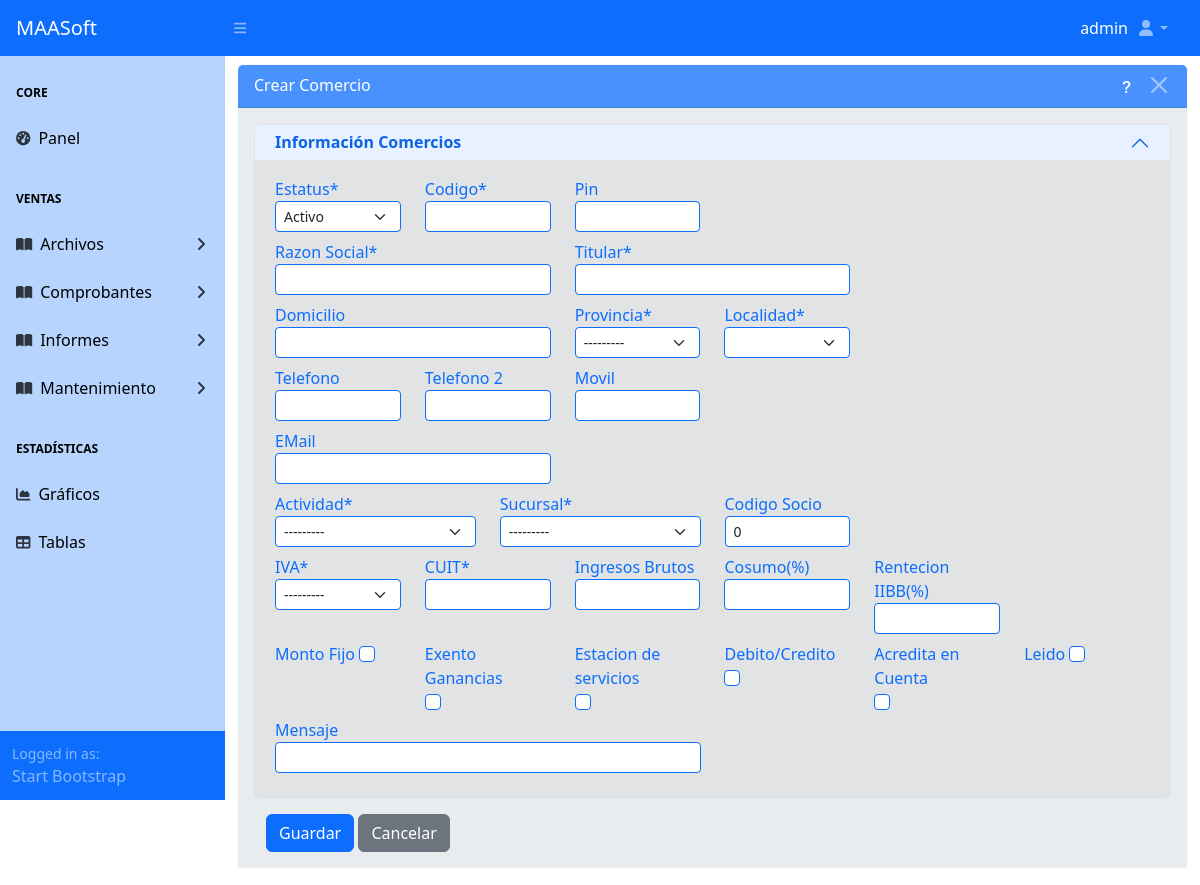
The page /maestros/comercio/nueva/ (signed in) on the database its author committed.
### apps/usuarios/models.py (models this page shows)
class User(AbstractUser):
  email = models.EmailField("Correo electrónico")
  email_alt = models.EmailField("Correo alternativo", max_length=50,
                               null=True, blank=True)
  telefono = models.CharField("Teléfono", max_length=9,
                             null=True, blank=True)
  iniciales = models.CharField("Iniciales", max_length=3,
                             null=True, blank=True)
  jerarquia = models.CharField("Jerarquía", max_length=1,
                             null=True, blank=True)
  vendedor = models.BooleanField(default=False, null=True, blank=True)

### apps/maestros/models/base_models.py (models this page shows)
class Actividad(ModeloBaseGenerico):
    id_actividad = models.AutoField(primary_key=True)
    estatus_actividad = models.BooleanField("Estatus", db_column="estatus",
                                            default=True, choices=ESTATUS_GEN)
    nombre_actividad = models.CharField('Nombre', db_column="nombre", max_length=30, blank=True)
    interes_actividad = models.DecimalField('Interes(%)', db_column="interes",
                                            max_digits=5, decimal_places=2,
                                            validators=[MinValueValidator(0),
											            MaxValueValidator(100.00)])
    codigo_afip = models.IntegerField('Codigo de AFIP', db_column="afip", blank=True)
    def __str__(self):
        return self.nombre_actividad
    class Meta:
        db_table = 'actividad'
        verbose_name = ('Actividad')
        verbose_name_plural = ('Actividades')
        ordering = ['nombre_actividad']

### apps/maestros/views/comercio_views.py (the view)
# urls.py: path('comercio/nueva/', ComercioCreateView.as_view(), name='comercio_create'),
class ComercioCreateView(MaestroCreateView):
	model = ConfigViews.model
	list_view_name = ConfigViews.list_view_name
	form_class = ConfigViews.form_class
	template_name = ConfigViews.template_form
	success_url = ConfigViews.success_url
	permission_required = ConfigViews.permission_add
	extra_context = {
		"accion": f"Crear {ConfigViews.model._meta.verbose_name}",
		"list_view_name" : ConfigViews.list_view_name
	}

### apps/maestros/models/base_models.py (called while the page is built)
    def __str__(self):
        return self.nombre_iva

    def __str__(self):
        return self.nombre_sucursal

	def __str__(self):
		return self.nombre_provincia

### apps/maestros/views/cruds_views_generics.py (called while the page is built)
def obtener_requerimientos_modelo(modelo):
	requerimientos = {}
	for field in modelo._meta.fields:
		exclud_fields = ['usuario', 'estacion', 'fcontrol']
		field_info = []
		if not field.primary_key and field.name not in exclud_fields:
			if not field.blank:
				field_info.append("Este campo es obligatorio")
			if hasattr(field, "max_length") and field.max_length is not None:
				field_info.append(f"Debe tener un máximo de {field.max_length} caracteres")
			if field.unique:
				field_info.append("Debe ser único")
			requerimientos[field.verbose_name] = field_info
	return requerimientos

	def get_context_data(self, **kwargs):
		context = super().get_context_data(**kwargs)
		if 'data_has_errors' not in context:
			context['data_has_errors'] = False
		if 'form' not in context:
			context['form'] = self.get_form()
		context['requerimientos'] = obtener_requerimientos_modelo(self.model)
		return context

### apps/maestros/templates/maestros/comercio_form.html (shortened to what this page needs)
{% extends 'maestro_form.html' %}
{% load static %}
{% block maincomponent %}
	{% block principalcomponent %}
		<div id="layoutSidenav_content">
			<main>
				<div class="container-fluid">
					<div class="card border-light mb-3 mt-2">
						<div class="card-header text-white bg-primary opacity-75 d-flex
									justify-content-between">
							{{ accion }}
							<div class="flex align-items-center">
								<a
									class="me-2 text-white"
									data-bs-toggle="modal"
									data-bs-target="#helpModal"
									style="cursor: pointer;">
									<i class="bi bi-question-lg"></i></a>
								<button type="button" class="btn-close btn-close-white"
									aria-label="Close"
									onclick="window.location.href='{% url list_view_name %}'">
								</button>
							</div>
						</div>
						<div class="card-body bg-body-secondary">
							<form method="post" enctype="multipart/form-data" novalidate>
								<div class="accordion" id="accordionPanelsStayOpenExample">
									<div class="accordion-item">
										<h2 class="accordion-header">
											<button
												class="accordion-button py-2 "
												type="button"
												data-bs-toggle="collapse"
												data-bs-target="#Información_Comercios"
												aria-expanded="true"
												aria-controls="Información_Comercios">
												<strong>Información Comercios</strong>
											</button>
										</h2>
										<div class="accordion-collapse collapse show"
											id="Información_Comercios">
											<div class="accordion-body bg-secondary-subtle">
												<div class="row">
													<div class="col-md-2">
														<label class="form-label text-primary mb-0">
															{{ form.estatus_comercio.label }}
														</label>
														{{ form.estatus_comercio }}
													</div>
													<div class="col-md-2">
														<label class="form-label text-primary mb-0">
															{{ form.codigo_comercio.label }}
														</label>
														{{ form.codigo_comercio }}
													</div>
													<div class="col-md-2">
														<label class="form-label text-primary mb-0">
															{{ form.pin.label }}
														</label>
														{{ form.pin }}
													</div>
												</div>
												<div class="row">
													<div class="col-md-4">
														<label class="form-label text-primary mb-0">
															{{ form.razon_social_comercio.label }}
														</label>
														{{ form.razon_social_comercio }}
													</div>
													<div class="col-md-4">
														<label class="form-label text-primary mb-0">
															{{ form.nombre_titular.label }}
														</label>
														{{ form.nombre_titular }}
													</div>
												</div>
												<div class="row">
													<div class="col-md-4">
														<label class="form-label text-primary mb-0">
															{{ form.domicilio_comercio.label }}
														</label>
														{{ form.domicilio_comercio }}
													</div>
													<div class="col-md-2">
														<label class="form-label text-primary mb-0">
															{{ form.id_provincia_comercio.label }}
														</label>
														{{ form.id_provincia_comercio }}
													</div>
													<div class="col-md-2">
														<label class="form-label text-primary mb-0">
															{{ form.id_localidad_comercio.label }}
														</label>
														{{ form.id_localidad_comercio }}
													</div>
												</div>
												<div class="row">
													<div class="col-md-2">
														<label class="form-label text-primary mb-0">
															{{ form.telefono_comercio.label }}
														</label>
														{{ form.telefono_comercio }}
													</div>
													<div class="col-md-2">
														<label class="form-label text-primary mb-0">
															{{ form.telefono2_comercio.label }}
														</label>
														{{ form.telefono2_comercio }}
													</div>
													<div class="col-md-2">
														<label class="form-label text-primary mb-0">
															{{ form.movil_comercio.label }}
														</label>
														{{ form.movil_comercio }}
													</div>
												</div>
												<div class="row">
													<div class="col-md-4">
														<label class="form-label text-primary mb-0">
															{{ form.mail_comercio.label }}
														</label>
														{{ form.mail_comercio }}
													</div>
												</div>
												<div class="row">
													<div class="col-md-3">
														<label class="form-label text-primary mb-0">
															{{ form.id_actividad.label }}
														</label>
														{{ form.id_actividad }}
													</div>
													<div class="col-md-3">
														<label class="form-label text-primary mb-0">
															{{ form.id_sucursal_comercio.label }}
														</label>
														{{ form.id_sucursal_comercio }}
													</div>
													<div class="col-md-2">
														<label class="form-label text-primary mb-0">
															{{ form.codigo_socio.label }}
														</label>
														{{ form.codigo_socio }}
													</div>
												</div>
												<div class="row">
													<div class="col-md-2">
														<label class="form-label text-primary mb-0">
															{{ form.id_iva_comercio.label }}
														</label>
														{{ form.id_iva_comercio }}
													</div>
													<div class="col-md-2">
														<label class="form-label text-primary mb-0">
															{{ form.cuit_comercio.label }}
														</label>
														{{ form.cuit_comercio }}
													</div>
													<div class="col-md-2">
														<label class="form-label text-primary mb-0">
															{{ form.ingreso_bruto.label }}
														</label>
														{{ form.ingreso_bruto }}
													</div>
													<div class="col-md-2">
														<label class="form-label text-primary mb-0">
															{{ form.porcentaje_consumo.label }}
														</label>
														{{ form.porcentaje_consumo }}
													</div>
													<div class="col-md-2">
														<label class="form-label text-primary mb-0">
															{{ form.porcentaje_retencion_ib.label }}
														</label>
														{{ form.porcentaje_retencion_ib }}
													</div>
												</div>
												<div class="row">
													<div class="col-md-2">
														<label class="form-label text-primary mb-0">
															{{ form.monto_fijo.label }}
														</label>
														{{ form.monto_fijo }}
													</div>
													<div class="col-md-2">
														<label class="form-label text-primary mb-0">
															{{ form.exento_ganancias.label }}
														</label>
														{{ form.exento_ganancias }}
													</div>
													<div class="col-md-2">
														<label class="form-label text-primary mb-0">
															{{ form.estacion_servicio.label }}
														</label>
														{{ form.estacion_servicio }}
													</div>
													<div class="col-md-2">
														<label class="form-label text-primary mb-0">
															{{ form.debito_credito.label }}
														</label>
														{{ form.debito_credito }}
													</div>
													<div class="col-md-2">
														<label class="form-label text-primary mb-0">
															{{ form.acreditar_cuenta.label }}
														</label>
														{{ form.acreditar_cuenta }}
													</div>
													<div class="col-md-2">
														<label class="form-label text-primary mb-0">
															{{ form.leido.label }}
														</label>
														{{ form.leido }}
													</div>
												</div>
												<div class="row">
													<div class="col-md-6">
														<label class="form-label text-primary mb-0">
															{{ form.mensaje.label }}
														</label>
														{{ form.mensaje }}
													</div>
												</div>
											</div>
										</div>
									</div>
								</div>
								<div class="container mt-3">
									<button class="btn btn-primary" type="submit" id="guardarBtn">
										Guardar
									</button>
									<a class="btn btn-secondary" href="{% url list_view_name %}">
										Cancelar
									</a>
								</div>
							</form>
						</div>
					</div>
				</div>
			</main>
		</div>
	{% endblock principalcomponent %}
{% endblock maincomponent %}

### templates/top_nav.html (shortened to what this page needs)
<nav class="sb-topnav navbar navbar-expand navbar-dark bg-primary">
	<a class="navbar-brand ps-3" href="{% url 'home' %}">MAASoft</a>
	<button class="btn btn-link btn-sm order-1 order-lg-0 me-4 me-lg-0" id="sidebarToggle" href="#!"><i class="fas fa-bars"></i></button>
	<div class="col-auto align-self-center text-white">
		{% if user.is_authenticated %}
			{% if user.first_name%}
				{{user.first_name}} {{user.last_name}}
			{% else %}
				{{ user }}
			{% endif %}
		{% endif %}
	</div>
	<ul class="navbar-nav ms-auto ms-md-0 me-3 me-lg-4">
		<li class="nav-item dropdown">
			<a class="nav-link dropdown-toggle" id="navbarDropdown" href="#" role="button" data-bs-toggle="dropdown" aria-expanded="false"><i class="fas fa-user fa-fw"></i></a>
		</li>
	</ul>
</nav>

### rows shown on the page
User: username "admin"
Actividad: id_actividad "---------"
Actividad: estacion_servicio.label "Estacion de servicios"

### other values the page prints
{{ accion }} "Crear Comercio"
